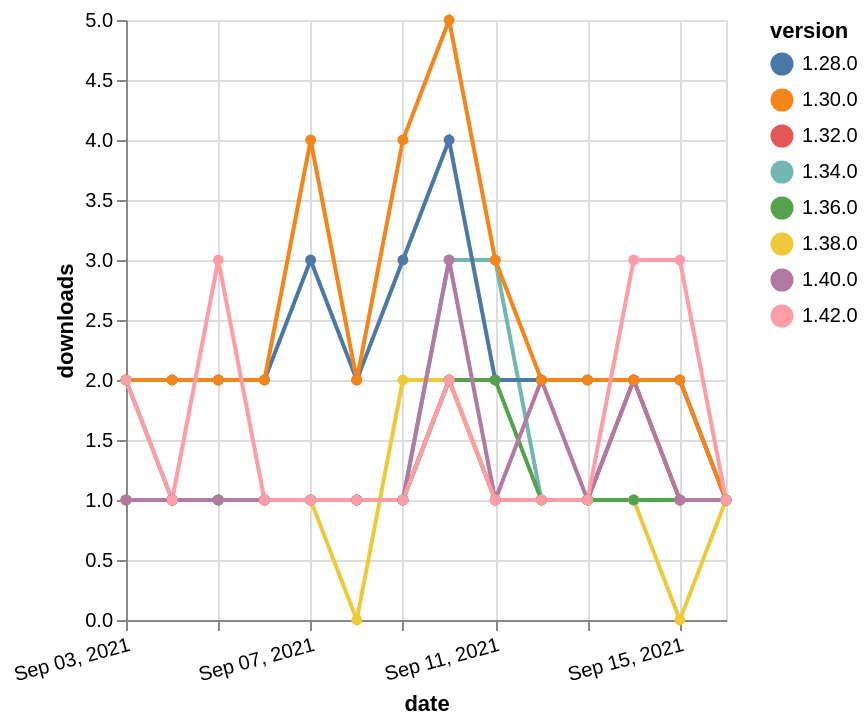

Vega-Lite specification stored for this chart:
### Vega-Lite specification from a JSON file in a GitHub repository (floating-point values rounded to 4 significant figures)
{"$schema": "https://vega.github.io/schema/vega-lite/v5.json", "description": "A simple bar chart with embedded data.", "data": {"values": [{"date": "2021-09-03", "total": 342, "delta": 2, "version": "1.34.0"}, {"date": "2021-09-04", "total": 343, "delta": 1, "version": "1.34.0"}, {"date": "2021-09-05", "total": 344, "delta": 1, "version": "1.34.0"}, {"date": "2021-09-06", "total": 345, "delta": 1, "version": "1.34.0"}, {"date": "2021-09-07", "total": 346, "delta": 1, "version": "1.34.0"}, {"date": "2021-09-08", "total": 347, "delta": 1, "version": "1.34.0"}, {"date": "2021-09-09", "total": 348, "delta": 1, "version": "1.34.0"}, {"date": "2021-09-10", "total": 351, "delta": 3, "version": "1.34.0"}, {"date": "2021-09-11", "total": 354, "delta": 3, "version": "1.34.0"}, {"date": "2021-09-12", "total": 355, "delta": 1, "version": "1.34.0"}, {"date": "2021-09-13", "total": 356, "delta": 1, "version": "1.34.0"}, {"date": "2021-09-14", "total": 357, "delta": 1, "version": "1.34.0"}, {"date": "2021-09-15", "total": 358, "delta": 1, "version": "1.34.0"}, {"date": "2021-09-16", "total": 359, "delta": 1, "version": "1.34.0"}, {"date": "2021-09-03", "total": 255, "delta": 1, "version": "1.32.0"}, {"date": "2021-09-04", "total": 256, "delta": 1, "version": "1.32.0"}, {"date": "2021-09-05", "total": 257, "delta": 1, "version": "1.32.0"}, {"date": "2021-09-06", "total": 258, "delta": 1, "version": "1.32.0"}, {"date": "2021-09-07", "total": 259, "delta": 1, "version": "1.32.0"}, {"date": "2021-09-08", "total": 260, "delta": 1, "version": "1.32.0"}, {"date": "2021-09-09", "total": 261, "delta": 1, "version": "1.32.0"}, {"date": "2021-09-10", "total": 263, "delta": 2, "version": "1.32.0"}, {"date": "2021-09-11", "total": 264, "delta": 1, "version": "1.32.0"}, {"date": "2021-09-12", "total": 265, "delta": 1, "version": "1.32.0"}, {"date": "2021-09-13", "total": 266, "delta": 1, "version": "1.32.0"}, {"date": "2021-09-14", "total": 268, "delta": 2, "version": "1.32.0"}, {"date": "2021-09-15", "total": 269, "delta": 1, "version": "1.32.0"}, {"date": "2021-09-16", "total": 270, "delta": 1, "version": "1.32.0"}, {"date": "2021-09-03", "total": 2334, "delta": 2, "version": "1.28.0"}, {"date": "2021-09-04", "total": 2336, "delta": 2, "version": "1.28.0"}, {"date": "2021-09-05", "total": 2338, "delta": 2, "version": "1.28.0"}, {"date": "2021-09-06", "total": 2340, "delta": 2, "version": "1.28.0"}, {"date": "2021-09-07", "total": 2343, "delta": 3, "version": "1.28.0"}, {"date": "2021-09-08", "total": 2345, "delta": 2, "version": "1.28.0"}, {"date": "2021-09-09", "total": 2348, "delta": 3, "version": "1.28.0"}, {"date": "2021-09-10", "total": 2352, "delta": 4, "version": "1.28.0"}, {"date": "2021-09-11", "total": 2354, "delta": 2, "version": "1.28.0"}, {"date": "2021-09-12", "total": 2356, "delta": 2, "version": "1.28.0"}, {"date": "2021-09-13", "total": 2358, "delta": 2, "version": "1.28.0"}, {"date": "2021-09-14", "total": 2360, "delta": 2, "version": "1.28.0"}, {"date": "2021-09-15", "total": 2362, "delta": 2, "version": "1.28.0"}, {"date": "2021-09-16", "total": 2363, "delta": 1, "version": "1.28.0"}, {"date": "2021-09-03", "total": 171, "delta": 1, "version": "1.38.0"}, {"date": "2021-09-04", "total": 172, "delta": 1, "version": "1.38.0"}, {"date": "2021-09-05", "total": 173, "delta": 1, "version": "1.38.0"}, {"date": "2021-09-06", "total": 174, "delta": 1, "version": "1.38.0"}, {"date": "2021-09-07", "total": 175, "delta": 1, "version": "1.38.0"}, {"date": "2021-09-08", "total": 175, "delta": 0, "version": "1.38.0"}, {"date": "2021-09-09", "total": 177, "delta": 2, "version": "1.38.0"}, {"date": "2021-09-10", "total": 179, "delta": 2, "version": "1.38.0"}, {"date": "2021-09-11", "total": 180, "delta": 1, "version": "1.38.0"}, {"date": "2021-09-12", "total": 181, "delta": 1, "version": "1.38.0"}, {"date": "2021-09-13", "total": 182, "delta": 1, "version": "1.38.0"}, {"date": "2021-09-14", "total": 183, "delta": 1, "version": "1.38.0"}, {"date": "2021-09-15", "total": 183, "delta": 0, "version": "1.38.0"}, {"date": "2021-09-16", "total": 184, "delta": 1, "version": "1.38.0"}, {"date": "2021-09-03", "total": 185, "delta": 1, "version": "1.36.0"}, {"date": "2021-09-04", "total": 186, "delta": 1, "version": "1.36.0"}, {"date": "2021-09-05", "total": 187, "delta": 1, "version": "1.36.0"}, {"date": "2021-09-06", "total": 188, "delta": 1, "version": "1.36.0"}, {"date": "2021-09-07", "total": 189, "delta": 1, "version": "1.36.0"}, {"date": "2021-09-08", "total": 190, "delta": 1, "version": "1.36.0"}, {"date": "2021-09-09", "total": 191, "delta": 1, "version": "1.36.0"}, {"date": "2021-09-10", "total": 193, "delta": 2, "version": "1.36.0"}, {"date": "2021-09-11", "total": 195, "delta": 2, "version": "1.36.0"}, {"date": "2021-09-12", "total": 196, "delta": 1, "version": "1.36.0"}, {"date": "2021-09-13", "total": 197, "delta": 1, "version": "1.36.0"}, {"date": "2021-09-14", "total": 198, "delta": 1, "version": "1.36.0"}, {"date": "2021-09-15", "total": 199, "delta": 1, "version": "1.36.0"}, {"date": "2021-09-16", "total": 200, "delta": 1, "version": "1.36.0"}, {"date": "2021-09-03", "total": 193, "delta": 1, "version": "1.40.0"}, {"date": "2021-09-04", "total": 194, "delta": 1, "version": "1.40.0"}, {"date": "2021-09-05", "total": 195, "delta": 1, "version": "1.40.0"}, {"date": "2021-09-06", "total": 196, "delta": 1, "version": "1.40.0"}, {"date": "2021-09-07", "total": 197, "delta": 1, "version": "1.40.0"}, {"date": "2021-09-08", "total": 198, "delta": 1, "version": "1.40.0"}, {"date": "2021-09-09", "total": 199, "delta": 1, "version": "1.40.0"}, {"date": "2021-09-10", "total": 202, "delta": 3, "version": "1.40.0"}, {"date": "2021-09-11", "total": 203, "delta": 1, "version": "1.40.0"}, {"date": "2021-09-12", "total": 205, "delta": 2, "version": "1.40.0"}, {"date": "2021-09-13", "total": 206, "delta": 1, "version": "1.40.0"}, {"date": "2021-09-14", "total": 208, "delta": 2, "version": "1.40.0"}, {"date": "2021-09-15", "total": 209, "delta": 1, "version": "1.40.0"}, {"date": "2021-09-16", "total": 210, "delta": 1, "version": "1.40.0"}, {"date": "2021-09-03", "total": 2500, "delta": 2, "version": "1.30.0"}, {"date": "2021-09-04", "total": 2502, "delta": 2, "version": "1.30.0"}, {"date": "2021-09-05", "total": 2504, "delta": 2, "version": "1.30.0"}, {"date": "2021-09-06", "total": 2506, "delta": 2, "version": "1.30.0"}, {"date": "2021-09-07", "total": 2510, "delta": 4, "version": "1.30.0"}, {"date": "2021-09-08", "total": 2512, "delta": 2, "version": "1.30.0"}, {"date": "2021-09-09", "total": 2516, "delta": 4, "version": "1.30.0"}, {"date": "2021-09-10", "total": 2521, "delta": 5, "version": "1.30.0"}, {"date": "2021-09-11", "total": 2524, "delta": 3, "version": "1.30.0"}, {"date": "2021-09-12", "total": 2526, "delta": 2, "version": "1.30.0"}, {"date": "2021-09-13", "total": 2528, "delta": 2, "version": "1.30.0"}, {"date": "2021-09-14", "total": 2530, "delta": 2, "version": "1.30.0"}, {"date": "2021-09-15", "total": 2532, "delta": 2, "version": "1.30.0"}, {"date": "2021-09-16", "total": 2533, "delta": 1, "version": "1.30.0"}, {"date": "2021-09-03", "total": 123, "delta": 2, "version": "1.42.0"}, {"date": "2021-09-04", "total": 124, "delta": 1, "version": "1.42.0"}, {"date": "2021-09-05", "total": 127, "delta": 3, "version": "1.42.0"}, {"date": "2021-09-06", "total": 128, "delta": 1, "version": "1.42.0"}, {"date": "2021-09-07", "total": 129, "delta": 1, "version": "1.42.0"}, {"date": "2021-09-08", "total": 130, "delta": 1, "version": "1.42.0"}, {"date": "2021-09-09", "total": 131, "delta": 1, "version": "1.42.0"}, {"date": "2021-09-10", "total": 133, "delta": 2, "version": "1.42.0"}, {"date": "2021-09-11", "total": 134, "delta": 1, "version": "1.42.0"}, {"date": "2021-09-12", "total": 135, "delta": 1, "version": "1.42.0"}, {"date": "2021-09-13", "total": 136, "delta": 1, "version": "1.42.0"}, {"date": "2021-09-14", "total": 139, "delta": 3, "version": "1.42.0"}, {"date": "2021-09-15", "total": 142, "delta": 3, "version": "1.42.0"}, {"date": "2021-09-16", "total": 143, "delta": 1, "version": "1.42.0"}]}, "width": "container", "mark": {"type": "line", "point": {"filled": true}}, "encoding": {"x": {"field": "date", "type": "temporal", "timeUnit": "yearmonthdate", "title": "date", "axis": {"labelAngle": -15}}, "y": {"field": "delta", "type": "quantitative", "title": "downloads"}, "color": {"field": "version", "type": "nominal"}, "tooltip": {"field": "delta"}}}
